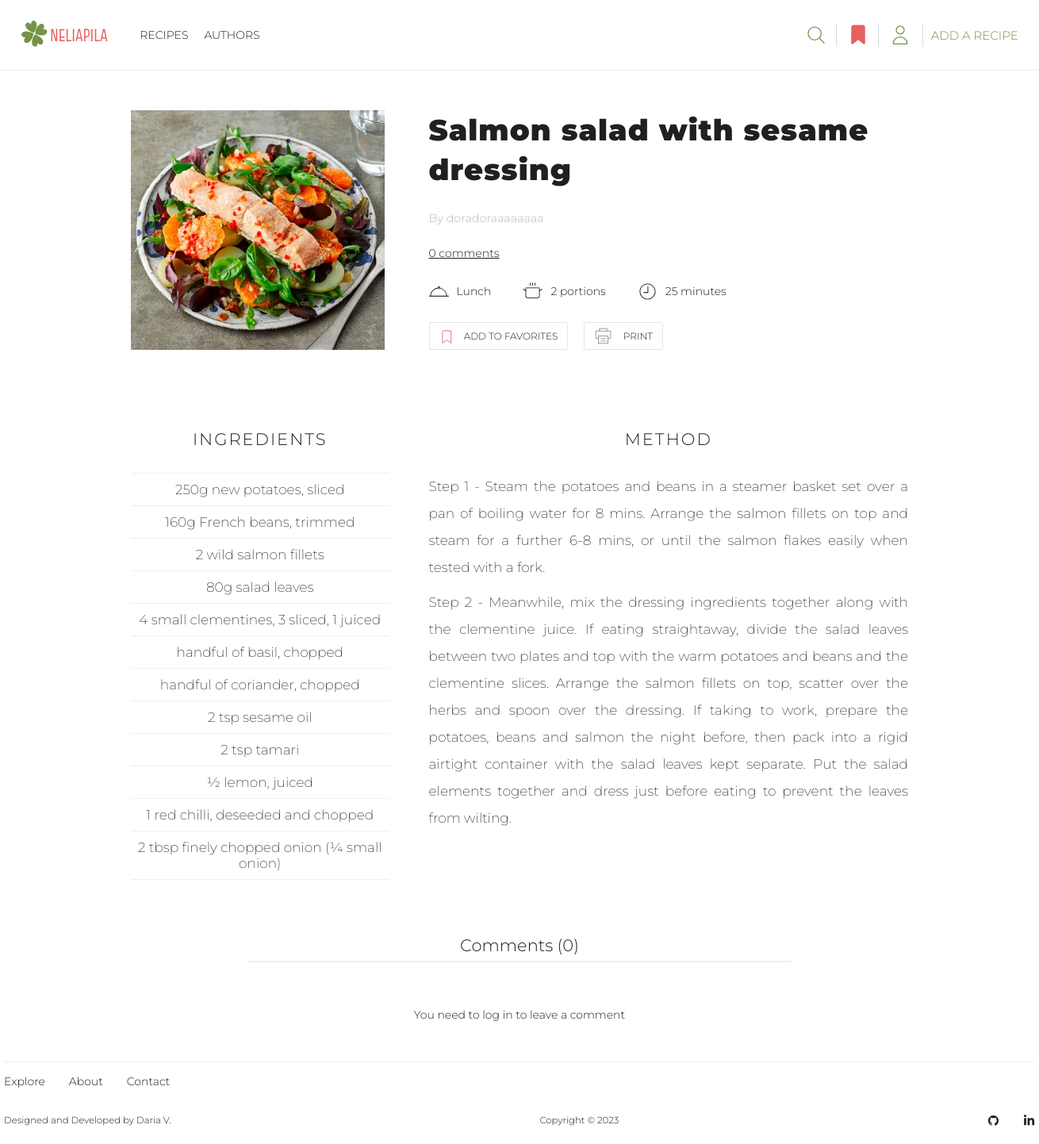
Before: /recipe/20 with the older database file.
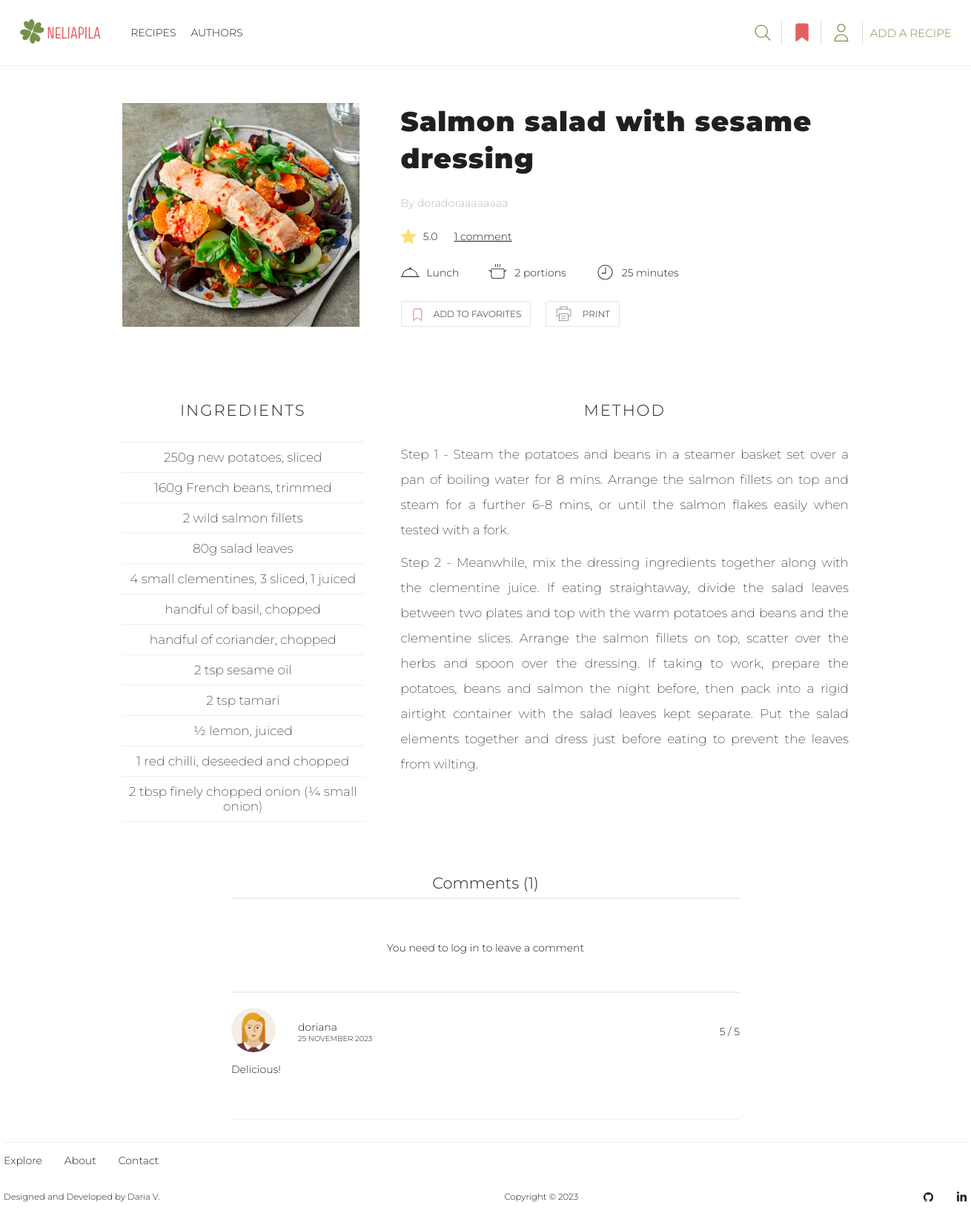
After: the same page with the newer database file.
### recipes/models.py (models this page shows, shortened)
class Comment(models.Model):
    RATING_CHOICES = [
        (1, 1),
        (2, 2),
        (3, 3),
        (4, 4),
        (5, 5),
    ]
    STATUS_CHOICES = [
        (True, 'Approved'),
        (False, 'On moderation'),
    ]
    owner = models.ForeignKey('user.Profile', on_delete=models.SET_NULL, null=True, blank=True)
    recipe = models.ForeignKey(Recipe, on_delete=models.CASCADE)
    body = models.TextField(max_length=500, null=True, blank=True)
    rating = models.IntegerField(null=False, blank=False, choices=RATING_CHOICES)
    created_date = models.DateTimeField(auto_now_add=True)
    is_approved = models.BooleanField(default=False, choices=STATUS_CHOICES)
    class Meta:
        unique_together = [['owner', 'recipe'], ]

### user/models.py (models this page shows, shortened)
class Profile(models.Model):
    user = models.OneToOneField(User, on_delete=models.CASCADE)
    name = models.CharField(max_length=50, null=True, blank=True)
    email = models.EmailField(max_length=500, blank=True, null=True, unique=True)
    username = models.CharField(max_length=50, blank=True, null=True)
    bio = models.TextField(blank=True, null=True)
    image = models.ImageField(upload_to='profiles/', blank=True, null=True, default='profiles/default-profile-pic.png')
    created = models.DateTimeField(auto_now_add=True)

### recipes/views.py (the view)
# urls.py: path('recipe/<pk>', views.show_specific_recipe, name='specific-recipe'),
def show_specific_recipe(request, pk):
    specific_recipe = Recipe.objects.get(pk=pk, is_approved=True)
    recipe_ingredients = specific_recipe.ingredients.split('\n')
    recipe_ingredients = [ingredient.strip() for ingredient in recipe_ingredients if ingredient.strip()]
    recipe_steps = specific_recipe.steps.split('\n')
    recipe_steps = [step.strip() for step in recipe_steps if step.strip()]
    comments = Comment.objects.filter(recipe=specific_recipe, is_approved=True)
    comments_count = comments.count()
    recipe_ratings = [comment.rating for comment in comments]
    if recipe_ratings:
        average_recipe_rating = count_recipe_average_rating(recipe_ratings)
    else:
        average_recipe_rating = ''
    try:
        favorite_recipes = [favorite.favorite_recipe for favorite in request.user.profile.favorite_set.all()]
    except AttributeError:
        favorite_recipes = ''
    form = CommentForm()
    if request.method == 'POST':
        leave_a_comment(request, specific_recipe)
    context = {'recipe': specific_recipe, 'comments_count': comments_count,
               'favorites': favorite_recipes, 'ingredients': recipe_ingredients,
               'steps': recipe_steps, 'form': form, 'comments': comments,
               'average_recipe_rating': average_recipe_rating}
    return render(request, 'recipes/specific-recipe.html', context)

### recipes/views.py (called while the page is built)
def count_recipe_average_rating(recipe_ratings):
    average_rating = round(sum(recipe_ratings) / len(recipe_ratings), 1)
    return average_rating

### templates/recipes/specific-recipe.html (shortened to what the changed rows need)
{% extends 'base/base.html' %}
{% load static %}
{% block css %}
<link rel="stylesheet" href="{% static 'recipes/css/specific-recipe.css' %}">
<link rel="stylesheet" href="{% static 'recipes/css/comment-section.css' %}">
{% endblock %}
{% block content %}
<section class="specific-recipe-page">
    <div class="sp-recipe container">
        <section class="specific-recipe-information">
            <section class="information-about-recipe">
                <div class="recipe-main-information">
                    <h1 class="recipe-heading">{{ recipe.title }}</h1>
                    <div class="rating-comments-link">
                        {% if average_recipe_rating %}
                        <a class="star-rating" href="#comments"><img src="{% static 'recipes/images/star.svg' %}"
                                                                     alt="heart">
                            <span>{{ average_recipe_rating }}</span></a>
                        {% endif %}
                        <a class="comments-counter" href="#comments">
                            {{ comments_count }} comment{{ comments_count | pluralize:'s' }}</a>
                    </div>
                </div>
            </section>
        </section>
        <section class="cooking-information">
            <div class="ingredients">
                <h2 class="ingredients-heading">Ingredients</h2>
                <ul>
                    {% for ingredient in ingredients %}
                    <li class="ingredient-list list-item-separator">{{ ingredient }}</li>
                    {% endfor %}
                </ul>
            </div>
            <div class="steps">
                <h2 class="steps-heading">Method</h2>
                <ul>
                    {% for step in steps %}
                    <li class="steps-list">{{ step }}</li>
                    {% endfor %}
                </ul>
            </div>
        </section>
        <section class="comments-section">
            <section class="leave-comment" id="comments">
                <h2>Comments ({{ comments_count }})</h2>
                <hr>
                {% if request.user.is_authenticated %}
                <div class="leave-comment-section">
                    <div class="comment-form">
                        <form class="form" action="{% url 'specific-recipe' recipe.id %}" method="POST">
                            {% csrf_token %}
                            {% for field in form %}
                            <div class="form-for-comment">
                                <label>{{ field.label }}</label>
                                {{ field }}
                            </div>
                            {% endfor %}
                            <input class="submit btn" type="submit" value="Post"/>
                        </form>
                    </div>
                </div>
                {% else %}
                <div class="link-to-login">
                    <a class="link-to-login" href="{% url 'login' %}">You need to log in to leave a comment</a>
                </div>
                {% endif %}
            </section>
            {% if comments %}
            <section class="all-recipe-comments">
                <div class="comments">
                    {% for comment in comments %}
                    <div class="one-comment">
                        <div class="comment-owner-info">
                            <div class="comment-owner-info-left">
                                <div class="comment-owner-image">
                                    <a href="{% url 'profile' comment.owner.user.id %}"
                                    ><img src="{{ comment.owner.image.url }}" alt="Commentator`s image"></a>
                                </div>
                                <div class="owner-name-and-date-created">
                                    <div class="owner-name">
                                        <a href="{% url 'profile' comment.owner.user.id %}">
                                            {{ comment.owner.username }}</a>
                                    </div>
                                    <div class="date-created">
                                        <p>{{ comment.created_date | date:"j F Y"}}</p>
                                    </div>
                                </div>
                            </div>
                            <div class="comment-rating">
                                <p>{{ comment.rating }} / 5</p>
                            </div>
                        </div>
                        <div class="comment-body">
                            <p>{{ comment.body }}</p>
                        </div>
                    </div>
                    {% endfor %}
                </div>
            </section>
            {% endif %}
        </section>
    </div>
</section>
{% endblock %}

Changed rows visible on the page:
now on this page (row edited): Comment: owner.image (picture), owner.username "doriana", created_date "25 NOVEMBER 2023", rating "5", body "Delicious!"
Other visible differences:
{{ average_recipe_rating }}: (not shown) → "5.0"
{{ comments_count }}: "0" → "1"
{{ comments_count | pluralize:'s' }}: "s" → (not shown)
